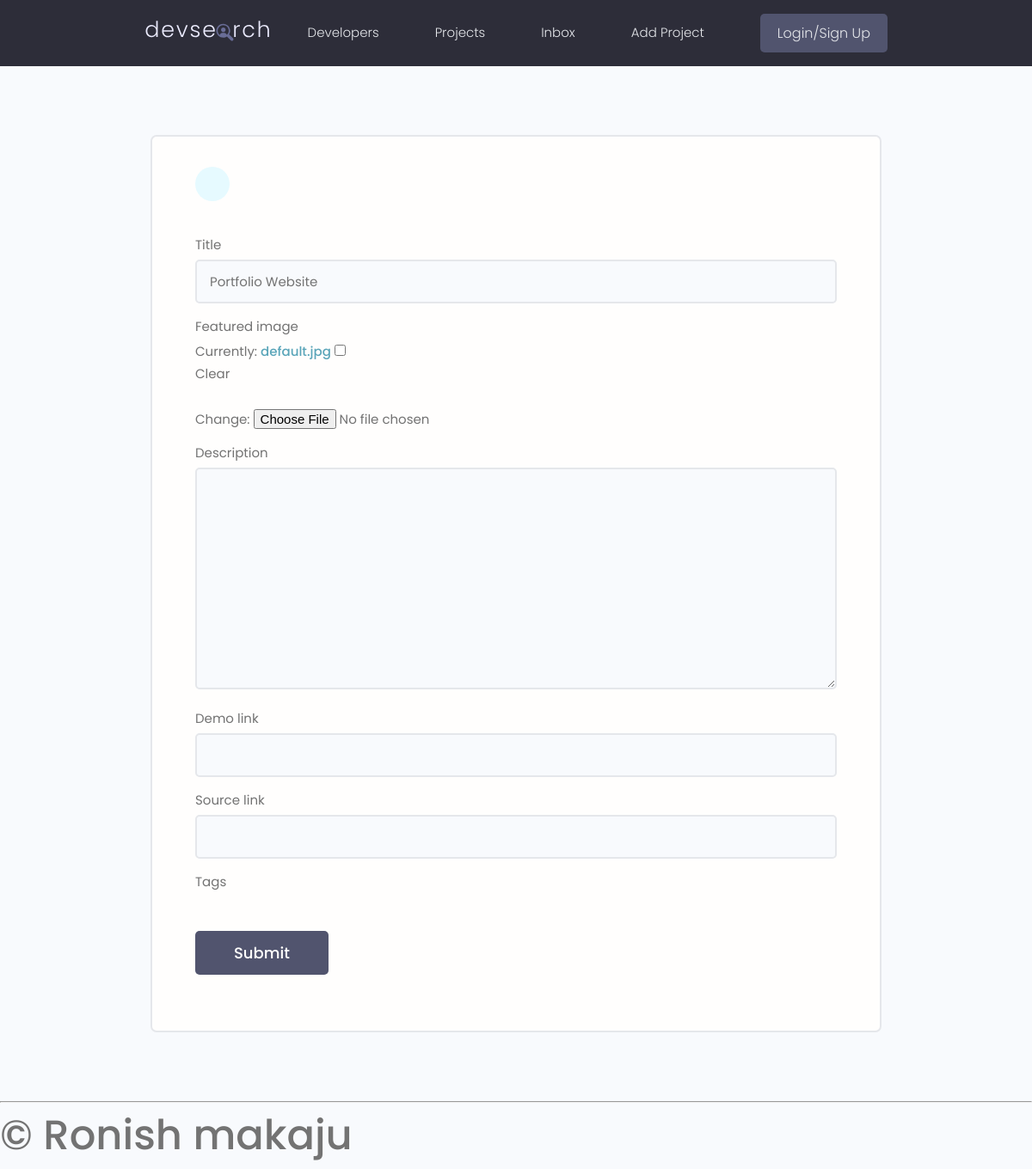
Page /update_project/12109328-7335-4ebb-b20a-cbc8c737d717/ on the earlier database version.
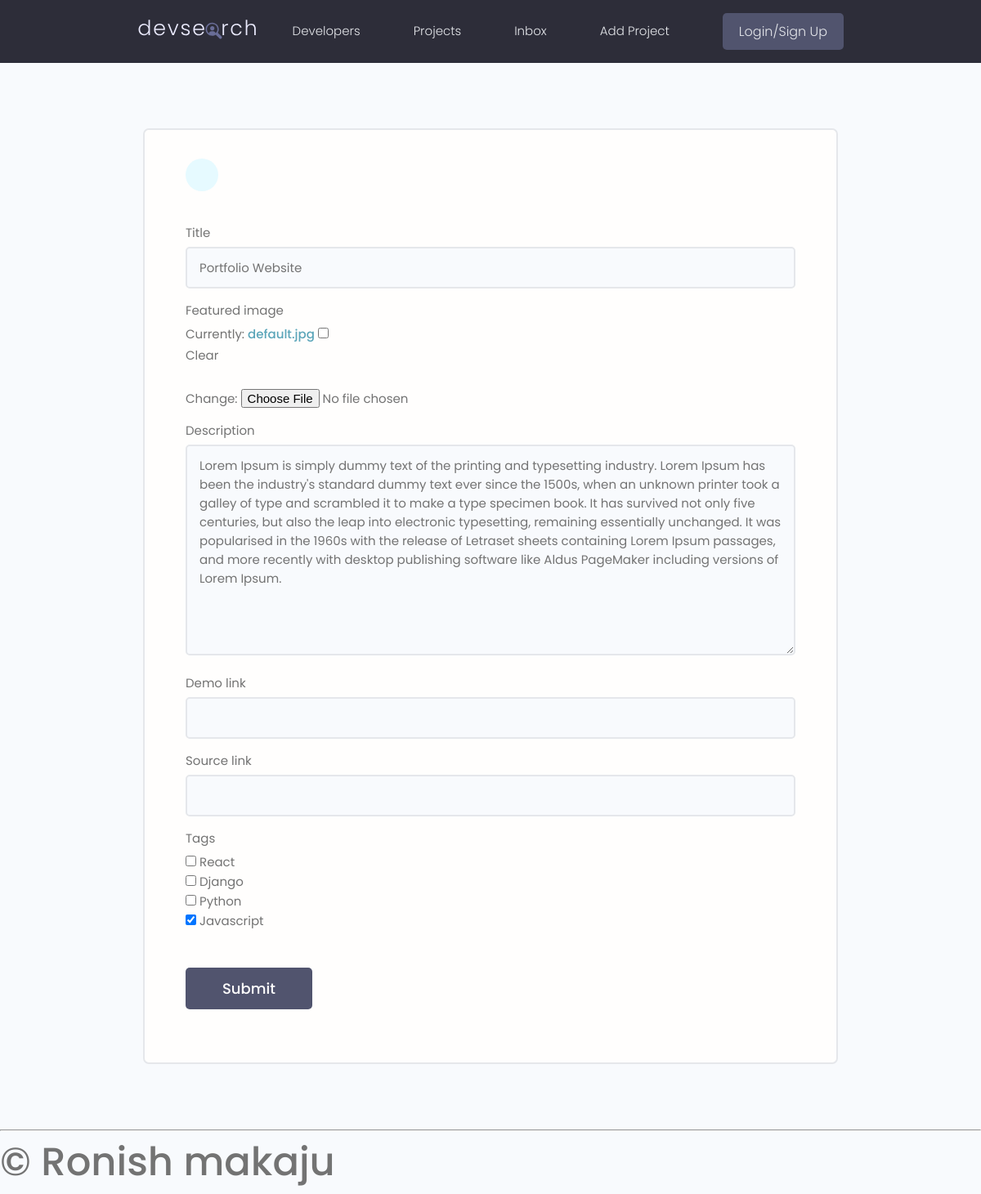
Same page on the later database version.
### projects/models.py (models this page shows, shortened)
class Project(models.Model):
    title = models.CharField(max_length=200)
    description = models.TextField(null=True, blank=True)
    featured_image = models.ImageField(null=True, blank=True, default="default.jpg")
    demo_link = models.CharField(max_length=2000, blank=True, null=True)
    source_link = models.CharField(max_length=2000, null=True, blank=True)
    tags = models.ManyToManyField(
        "Tag", blank=True
    )  # tag class mathi bhako bhaye cotes chai daina
    vote_total = models.IntegerField(default=0, null=True, blank=True)
    vote_ratio = models.IntegerField(default=0, null=True, blank=True)
    created = models.DateTimeField(auto_now_add=True)
    id = models.UUIDField(
        default=uuid.uuid4, unique=True, primary_key=True, editable=False
    )

### projects/views.py (the view)
# urls.py: path("update_project/<str:pk>/", views.updateProject, name="update-project"),
def updateProject(request, pk):
    project = Project.objects.get(id=pk)
    form = ProjectForm(instance=project)
    if request.method == "POST":
        form = ProjectForm(request.POST, request.FILES, instance=project)
        if form.is_valid():
            form.save()
            return redirect("projects")
    context = {"form": form}
    return render(request, "projects/project_form.html", context)

### projects/forms.py
class ProjectForm(ModelForm):
    class Meta:
        model = Project  # the class we need form for
        fields = [
            "title",
            "featured_image",
            "description",
            "demo_link",
            "source_link",
            "tags",
        ]
        widgets = {
            "tags": forms.CheckboxSelectMultiple(),
        }
    def __init__(self, *args, **kwargs):
        super(ProjectForm, self).__init__(*args, **kwargs)
        for name, field in self.fields.items():
            field.widget.attrs.update({"class": "input"})

### projects/models.py (called while the page is built)
    def __str__(self):
        return self.name

### projects/templates/projects/project_form.html (shortened to what this page needs)
{%extends 'main.html'%}
{%block content%}
<main class="formPage my-xl">
    <div class="content-box">
        <div class="formWrapper">
            <a class="backButton" href="#"></a>
            <br>
            <form class="form" method="POST" enctype="multipart/form-data">
                {%for feild in form%}
                <div class="form__field">
                    <label for="formInput#text">{{feild.label}} </label>
                    {{feild}}
                </div>
                {%endfor%}
                <input class="btn btn--sub btn--lg  my-md" type="submit" value="Submit" />
            </form>
        </div>
    </div>
</main>
{%endblock %}

Differences in the rows shown:
changed Project "Portfolio Website": description (not shown) → "Lorem Ipsum is simply dummy text of the printing and typesetting industry. Lorem Ipsum has been the industry's standard dummy text ever since the 1500s, when an unknown printer took a galley of type and scrambled it to make a type specimen book. It has survived not only five centuries, but also the leap into electronic typesetting, remaining essentially unchanged. It was popularised in the 1960s with the release of Letraset sheets containing Lorem Ipsum passages, and more recently with desktop publishing software like Aldus PageMaker including versions of Lorem Ipsum."
Other differences:
new list line: "☐ ☐ ☐ ☑ React Django Python Javascript"
